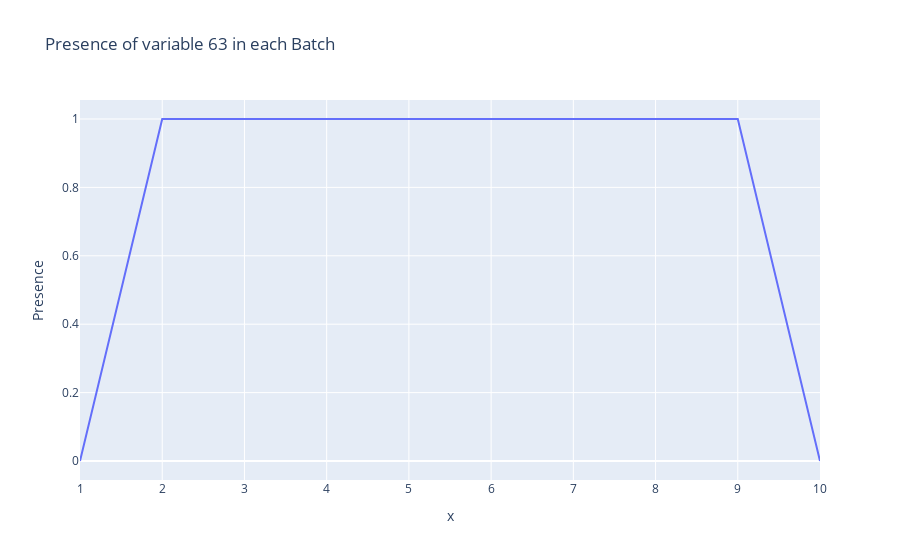
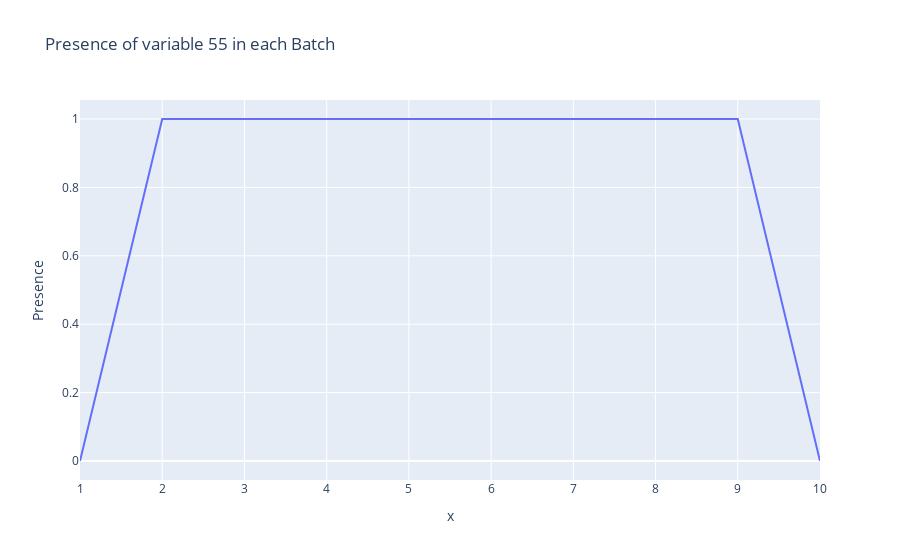
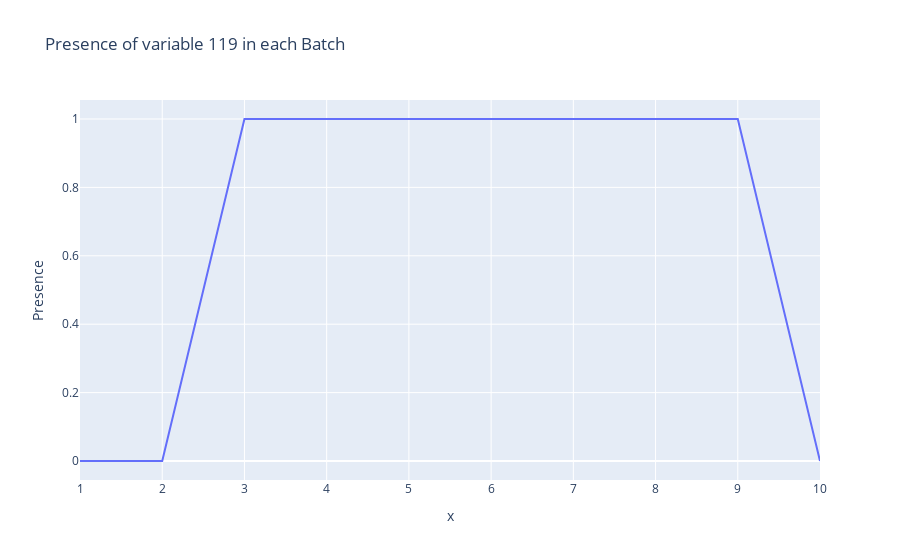
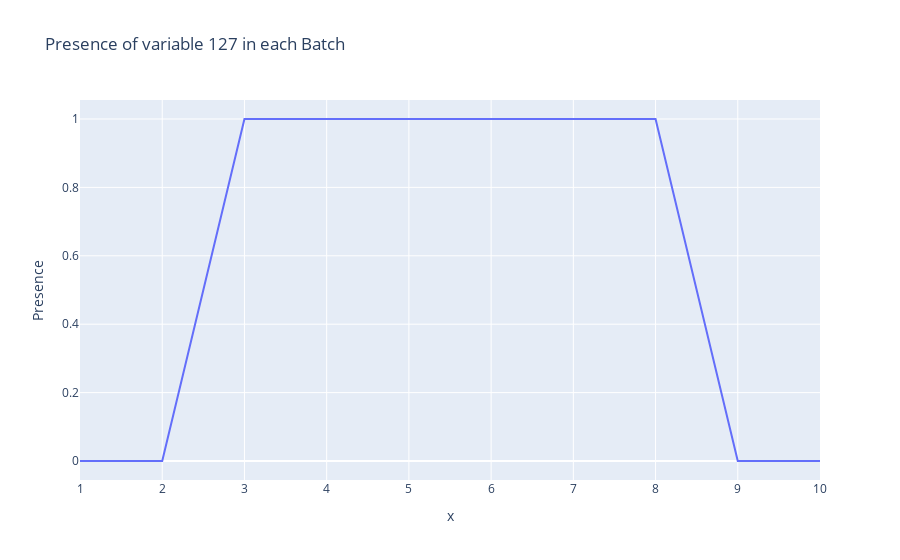

The notebook cell these images were saved under, in order:
### Code cell
vip = df2.iloc[0:6,:].index.values
for currVip in vip:
    pcaPresence = dict()
    for i in range(0,10):
        X = dataBatches[i].iloc[:,:-1]
        y = dataBatches[i].iloc[:,-1]
        sc = StandardScaler()
        X_scaled = sc.fit_transform(X)
        pca = PCA(n_components=0.9)
        pca.fit(X_scaled)
        sorted_indices = np.argsort(np.absolute(pca.components_[0]))
        pcaPresence[i] = int(currVip) in sorted_indices[::-1][:10]
    df3 = pd.DataFrame.from_dict(pcaPresence,orient ='index')
    df3.columns=["Presence"]
    df3.index = df3.index.values+1
    df3["Presence"]=df3["Presence"].astype(int)
    fig = px.line(df3,x=df3.index.values, y="Presence",title="Presence of variable "+str(currVip)+" in each Batch")
    fig.show()

### Figure 1 — Plotly figure (JSON) as saved in the notebook; plotly's stock layout.template omitted (floating-point values rounded to 4 significant figures)
{"data": [{"hovertemplate": "x=%{x}<br>Presence=%{y}<extra></extra>", "legendgroup": "", "line": {"color": "#636efa", "dash": "solid"}, "marker": {"symbol": "circle"}, "mode": "lines", "name": "", "orientation": "v", "showlegend": false, "type": "scatter", "x": [1, 2, 3, 4, 5, 6, 7, 8, 9, 10], "xaxis": "x", "y": [0, 1, 1, 1, 1, 1, 1, 1, 1, 0], "yaxis": "y"}], "layout": {"autosize": true, "legend": {"tracegroupgap": 0}, "title": {"text": "Presence of variable 63 in each Batch"}, "xaxis": {"anchor": "y", "autorange": true, "domain": [0, 1], "range": [1, 10], "title": {"text": "x"}, "type": "linear"}, "yaxis": {"anchor": "x", "autorange": true, "domain": [0, 1], "range": [-0.05556, 1.056], "title": {"text": "Presence"}, "type": "linear"}}}

### Figure 2 — Plotly figure (JSON) as saved in the notebook; plotly's stock layout.template omitted (floating-point values rounded to 4 significant figures)
{"data": [{"hovertemplate": "x=%{x}<br>Presence=%{y}<extra></extra>", "legendgroup": "", "line": {"color": "#636efa", "dash": "solid"}, "marker": {"symbol": "circle"}, "mode": "lines", "name": "", "orientation": "v", "showlegend": false, "type": "scatter", "x": [1, 2, 3, 4, 5, 6, 7, 8, 9, 10], "xaxis": "x", "y": [0, 1, 1, 1, 1, 1, 1, 1, 1, 0], "yaxis": "y"}], "layout": {"autosize": true, "legend": {"tracegroupgap": 0}, "title": {"text": "Presence of variable 55 in each Batch"}, "xaxis": {"anchor": "y", "autorange": true, "domain": [0, 1], "range": [1, 10], "title": {"text": "x"}, "type": "linear"}, "yaxis": {"anchor": "x", "autorange": true, "domain": [0, 1], "range": [-0.05556, 1.056], "title": {"text": "Presence"}, "type": "linear"}}}

### Figure 3 — Plotly figure (JSON) as saved in the notebook; plotly's stock layout.template omitted (floating-point values rounded to 4 significant figures)
{"data": [{"hovertemplate": "x=%{x}<br>Presence=%{y}<extra></extra>", "legendgroup": "", "line": {"color": "#636efa", "dash": "solid"}, "marker": {"symbol": "circle"}, "mode": "lines", "name": "", "orientation": "v", "showlegend": false, "type": "scatter", "x": [1, 2, 3, 4, 5, 6, 7, 8, 9, 10], "xaxis": "x", "y": [0, 0, 1, 1, 1, 1, 1, 1, 1, 0], "yaxis": "y"}], "layout": {"autosize": true, "legend": {"tracegroupgap": 0}, "title": {"text": "Presence of variable 119 in each Batch"}, "xaxis": {"anchor": "y", "autorange": true, "domain": [0, 1], "range": [1, 10], "title": {"text": "x"}, "type": "linear"}, "yaxis": {"anchor": "x", "autorange": true, "domain": [0, 1], "range": [-0.05556, 1.056], "title": {"text": "Presence"}, "type": "linear"}}}

### Figure 4 — Plotly figure (JSON) as saved in the notebook; plotly's stock layout.template omitted (floating-point values rounded to 4 significant figures)
{"data": [{"hovertemplate": "x=%{x}<br>Presence=%{y}<extra></extra>", "legendgroup": "", "line": {"color": "#636efa", "dash": "solid"}, "marker": {"symbol": "circle"}, "mode": "lines", "name": "", "orientation": "v", "showlegend": false, "type": "scatter", "x": [1, 2, 3, 4, 5, 6, 7, 8, 9, 10], "xaxis": "x", "y": [0, 0, 1, 1, 1, 1, 1, 1, 0, 0], "yaxis": "y"}], "layout": {"autosize": true, "legend": {"tracegroupgap": 0}, "title": {"text": "Presence of variable 127 in each Batch"}, "xaxis": {"anchor": "y", "autorange": true, "domain": [0, 1], "range": [1, 10], "title": {"text": "x"}, "type": "linear"}, "yaxis": {"anchor": "x", "autorange": true, "domain": [0, 1], "range": [-0.05556, 1.056], "title": {"text": "Presence"}, "type": "linear"}}}
